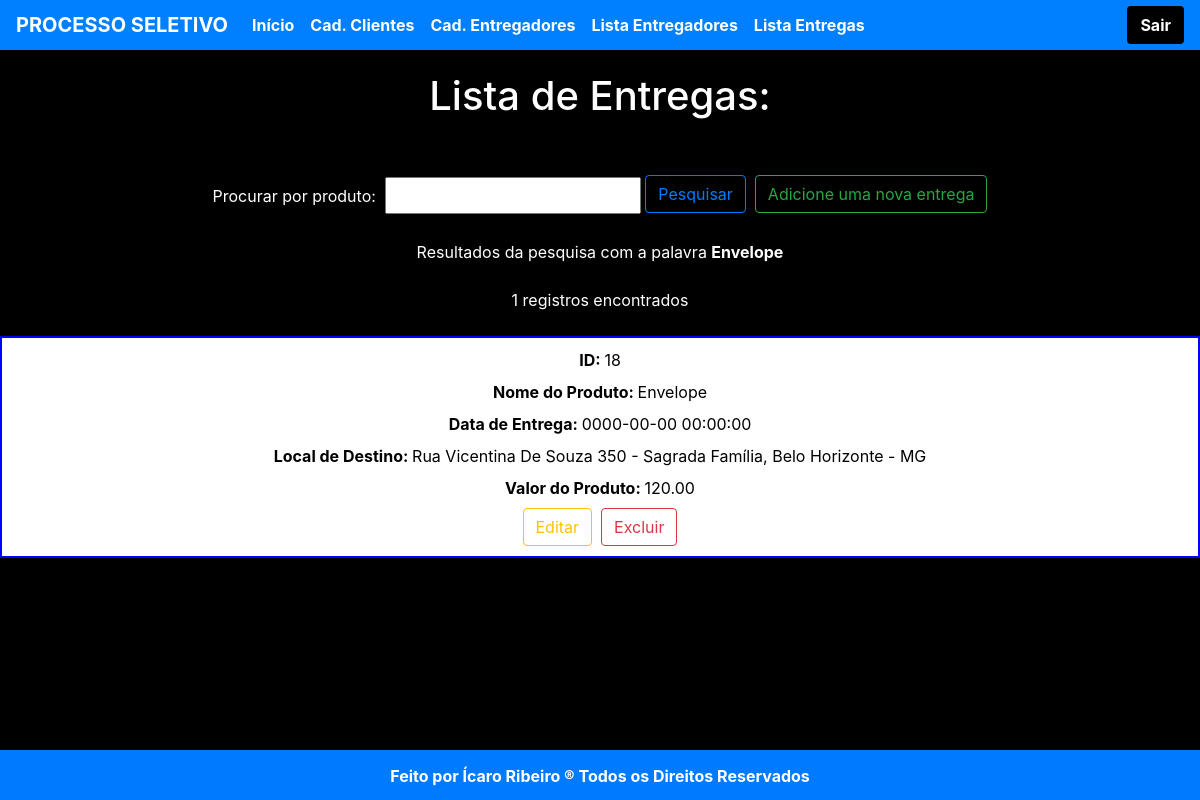
/entregas.php?filtro=Envelope, run on the app's committed database.
### tables this page shows
CREATE TABLE IF NOT EXISTS `entrega` (
  `id` int(10) UNSIGNED NOT NULL AUTO_INCREMENT,
  `nome` varchar(155) NOT NULL,
  `data_solicitacao` datetime NOT NULL DEFAULT current_timestamp(),
  `data_entrega` datetime NOT NULL,
  `id_cliente` int(11) DEFAULT NULL,
  `id_entregador` int(11) DEFAULT NULL,
  `endereco_busca` varchar(255) DEFAULT NULL,
  `endereco_entrega` varchar(255) NOT NULL,
  `valor_entrega` double(9,2) NOT NULL,
  `status_entrega` int(11) DEFAULT NULL,
  PRIMARY KEY (`id`)
);

### entregas.php (the view, shortened to what this page needs)
<?php
$filtro = isset($_GET['filtro'])?$_GET['filtro']:"";
$sql = "select * from entrega where nome like '%$filtro%' order by nome";
$entregas = mysqli_query($conexao,$sql);
$registros = mysqli_num_rows($entregas);
?>
<!DOCTYPE html>
<html lang="pt-br">
<head>
    <link rel="stylesheet" href="https://maxcdn.bootstrapcdn.com/bootstrap/4.4.1/css/bootstrap.min.css">
</head>
<body>
<nav style="background-color: #007FFF" class="navbar navbar-expand-lg fixed-top">
    <a style="color: white" class="navbar-brand" href="index.php"><b>PROCESSO SELETIVO</b></a>
    <div class="collapse navbar-collapse">
        <ul class="navbar-nav mr-auto">
            <li class="nav-item">
                <a class="nav-link" href="index.php"><b>Início</b></a>
            </li>
            <li class="nav-item">
                <a class="nav-link" href="cadCliente.php"><b>Cad. Clientes</b></a>
            </li>
            <li class="nav-item">
                <a class="nav-link" href="cadEntregador.php"><b>Cad. Entregadores</b></a>
            </li>
            <li class="nav-item">
                <a class="nav-link" href="entregadores.php"><b>Lista Entregadores</b></a>
            </li>
            <li class="nav-item">
                <a class="nav-link" href="entregas.php"><b>Lista Entregas</b></a>
            </li>
        </ul>
        <form class="form-inline my-2 my-lg-0">
            <span class="text-success mr-sm-2">&nbsp;</span>
            <a style="background-color: black; color: white" class="btn" href="index.php"><b>Sair</b></a>
        </form>
    </div>
</nav>
<br>
<br>
<br>
<center><section>
    <h1 style="color: white">Lista de Entregas:</h1>
    <hr><br>
    <form method="get" action="">
        <label style="color: white">Procurar por produto:&nbsp</label> <input style="height: 37px" type="text" name="filtro" class="campo" autofocus>
        <input style="margin-top: -6px" type="submit" value="Pesquisar" class="btn btn-outline-primary"></button>&nbsp
        <a style="margin-top: -7px" href="cadEntrega.php" class="btn btn-outline-success" role="button">Adicione uma nova entrega</a>
    </form><br>
    <?php
    echo "<font color='white'>Resultados da pesquisa com a palavra <b>$filtro</b></font><br><br>";
    echo "<font color='white'>$registros registros encontrados</font>";
    echo "<br><br>";
    while($exibirEntregadores = mysqli_fetch_array($entregas)){
        $id = $exibirEntregadores[0];
        $nome = $exibirEntregadores[1];
        $data_entrega = $exibirEntregadores[3];
        $endereco_entrega = $exibirEntregadores[7];
        $valor_entrega = $exibirEntregadores[8];
        echo "<article>";
        echo "<label><b>ID:&nbsp </b></label>$id<br>";
        echo utf8_encode("<label><b>Nome do Produto:&nbsp </b></label>$nome<br>");
        echo "<label><b>Data de Entrega:&nbsp </b></label>$data_entrega<br>";
        echo utf8_encode("<label><b>Local de Destino:&nbsp </b></label>$endereco_entrega<br>");
        echo "<label><b>Valor do Produto:&nbsp </b></label>$valor_entrega<br>";
        echo "<a href='editar.php' role='button' class='btn btn-outline-warning'>Editar</a>&nbsp&nbsp";
        echo "<a href='' role='button' class='btn btn-outline-danger'>Excluir</a>";
        echo "</article>";
    }
    ?>
</section>
<footer class="bg-primary text-center fixed-bottom">
    <p><b style="color: white">Feito por Ícaro Ribeiro ® Todos os Direitos Reservados</b></p>
</footer>
</body>
</html>

### entregas.php (style rules this page uses)
body { background-color: black; margin-bottom: 50px; }
nav { height: 50px; margin-top: 0; margin-bottom: 0; padding: 0; }
footer { padding-top: 14px; height: 50px; }
article { width: 100%; box-sizing: border-box; padding: 10px; background-color: white; margin-bottom: 5px; color: black; border: 2px solid blue; }
li a { display: block; color: white; text-align: center; padding: 14px 16px; text-decoration: none; }

### data on the page
entrega: id "18", nome "Nome do Produto: Envelope", data_entrega "0000-00-00 00:00:00", endereco_entrega "Local de Destino: Rua Vicentina De Souza 350 - Sagrada Família, Belo Horizonte - MG", valor_entrega "120.00"

### other printed values
$filtro "Envelope"
$registros "1"
